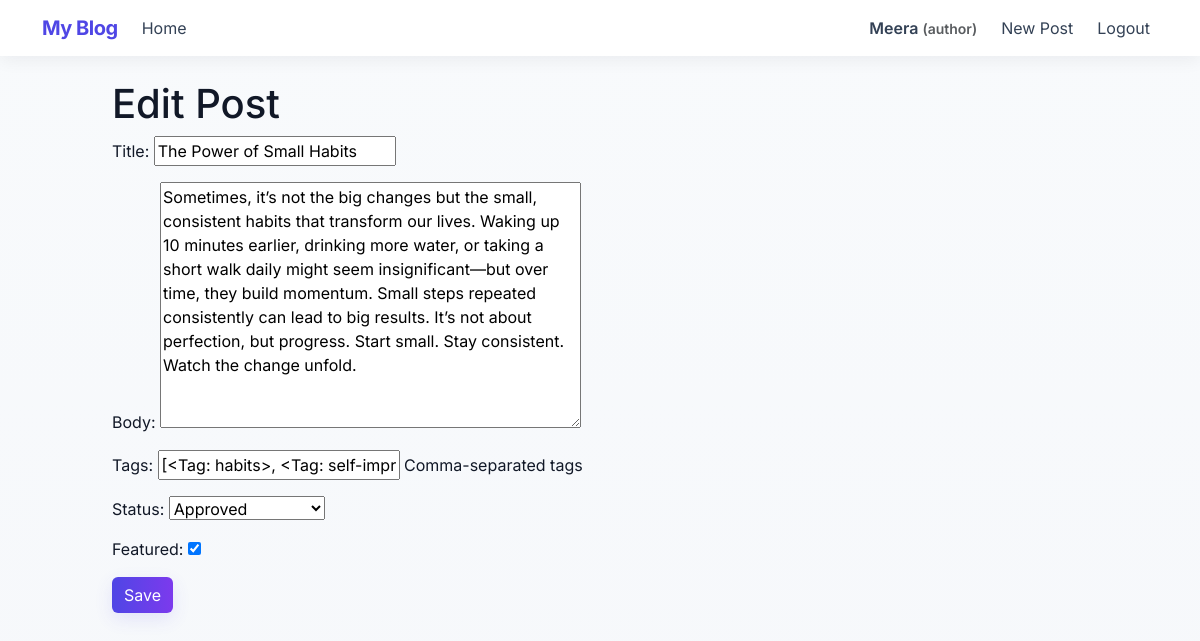
Page /post/the-power-of-small-habits/edit/ (signed in) on the committed database.
### blog/models.py (models this page shows, shortened)
class Profile(models.Model):
    ROLE_CHOICES = (
        ('author', 'Author'),
        ('reader', 'Reader'),
        ('admin', 'Admin'),
    )
    user = models.OneToOneField(User, on_delete=models.CASCADE)
    role = models.CharField(max_length=10, choices=ROLE_CHOICES, default='reader')

class Post(models.Model):
    STATUS_CHOICES = (
        ('draft','Draft'),
        ('pending','Pending Approval'),
        ('approved','Approved'),
        ('rejected','Rejected'),
    )
    title = models.CharField(max_length=200)
    slug = models.SlugField(max_length=220, unique=True, blank=True)
    body = models.TextField()
    author = models.ForeignKey(User, on_delete=models.CASCADE, related_name='posts')
    tags = models.ManyToManyField(Tag, blank=True, related_name='posts')
    status = models.CharField(max_length=10, choices=STATUS_CHOICES, default='draft')
    featured = models.BooleanField(default=False)
    created_at = models.DateTimeField(auto_now_add=True)
    updated_at = models.DateTimeField(auto_now=True)
    class Meta:
        ordering = ['-created_at']

### blog/views.py (the view)
# urls.py: path('post/<slug:slug>/edit/', PostUpdateView.as_view(), name='post_edit'),
class PostUpdateView(LoginRequiredMixin, IsAuthorMixin, UpdateView):
	model = Post
	form_class = PostForm
	template_name = 'blog/post_form.html'
	def get_object(self, queryset=None):
		obj = super().get_object(queryset)
		if obj.author != self.request.user:
			raise PermissionDenied
		return obj

### blog/forms.py (shortened to what this page needs)
class PostForm(forms.ModelForm):
    tags = forms.CharField(required=False, help_text='Comma-separated tags', label='Tags')
    class Meta:
        model = Post
        fields = ['title', 'body', 'tags', 'status', 'featured']

### blog/models.py (called while the page is built)
    def __str__(self):
        return self.name

### blog/views.py (called while the page is built)
	def test_func(self):
		user = getattr(self.request, 'user', None)
		return bool(user and hasattr(user, 'profile') and user.profile.role == 'author')

### blog/templates/blog/post_form.html (shortened to what this page needs)
{% extends 'blog/base.html' %}
{% block content %}
  <h1>{% if object %}Edit{% else %}New{% endif %} Post</h1>
  <form method="post">
    {{ form.as_p }}
    <button class="btn btn-primary">Save</button>
  </form>
{% endblock %}

### blog/templates/blog/base.html (shortened to what this page needs)
<!doctype html>
<html lang="en">
  <head>
    <link href="https://cdn.jsdelivr.net/npm/bootstrap@5.3.0/dist/css/bootstrap.min.css" rel="stylesheet">
    {% load static %}
    <link rel="stylesheet" href="{% static 'blog/styles.css' %}">
  </head>
  <body>
    <nav class="navbar navbar-expand-lg navbar-light bg-white navbar-custom mb-4 shadow-sm">
      <div class="container">
        <a class="navbar-brand site-brand" href="{% url 'post_list' %}">My Blog</a>
        <div class="collapse navbar-collapse">
          <ul class="navbar-nav me-auto align-items-center">
            <li class="nav-item"><a class="nav-link" href="{% url 'post_list' %}">Home</a></li>
          </ul>
          <ul class="navbar-nav ms-auto align-items-center">
            {% if user.is_authenticated %}
              <li class="nav-item"><span class="nav-link user-badge">{{ user.username }} <small class="text-muted">({{ user.profile.role }})</small></span></li>
              {% if user.profile.role == 'author' %}
                <li class="nav-item"><a class="nav-link btn btn-sm btn-outline-primary ms-2" href="{% url 'post_create' %}">New Post</a></li>
              {% endif %}
              <li class="nav-item"><a class="nav-link ms-2" href="{% url 'logout' %}">Logout</a></li>
            {% else %}
              <li class="nav-item"><a class="nav-link" href="{% url 'login' %}">Login</a></li>
              <li class="nav-item"><a class="nav-link btn btn-sm btn-primary text-white ms-2" href="{% url 'signup' %}">Sign Up</a></li>
            {% endif %}
          </ul>
        </div>
      </div>
    </nav>
    <div class="container main-container">
      {% block content %}{% endblock %}
    </div>
  </body>
</html>

### blog/static/blog/styles.css (style rules this page uses)
:root { --bg:#f6f8fb; --card:#ffffff; --muted:#6c757d; --accent:#4f46e5; --accent-2:#06b6d4; }
html,body { height:100%; font-family: 'Inter', system-ui, -apple-system, 'Segoe UI', Roboto, 'Helvetica Neue', Arial; background: linear-gradient(180deg, #f8fafc 0%, var(--bg) 100%); color: #111827; }
.main-container { max-width:1000px; margin-top: 1.25rem; margin-bottom: 2.5rem; }
.site-brand { font-weight:700; color:var(--accent); letter-spacing: -0.5px; }
.navbar-custom .nav-link { color:#334155; }
.user-badge { font-weight:600; }
.shadow-sm { box-shadow: 0 4px 18px rgba(16,24,40,0.06) !important; }
.btn-primary { background: linear-gradient(90deg, var(--accent), #7c3aed); border:none; box-shadow: 0 6px 18px rgba(79,70,229,0.12); }

### rows in the picture
Post: title "The Power of Small Habits", body "Sometimes, it’s not the big changes but the small, consistent habits that transform our lives. Waking up 10 minutes earlier, drinking more water, or taking a short walk daily might seem insignificant—but over time, they build momentum. Small steps repeated consistently can lead to big results. It’s not about perfection, but progress. Start small. Stay consistent. Watch the change unfold.", status "Approved", featured "☑"

### other values in the picture
{{ user.username }} "Meera"
{{ user.profile.role }} "author"
